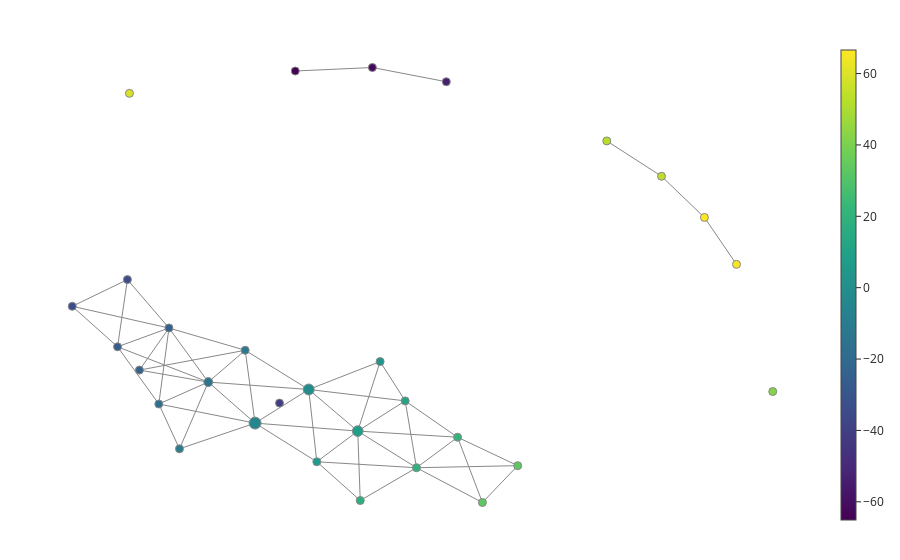

The notebook cell saved with this chart:
### Code cell
#data, _ = datasets.make_circles(n_samples=5000, noise=0.05, factor=0.3, random_state=42)

filter_func = Projection(columns=[0, 1])
cover = CubicalCover(n_intervals=10, overlap_frac=0.3)
clusterer = DBSCAN(eps=5)

n_jobs = 1

pipe = make_mapper_pipeline(
    filter_func=filter_func,
    cover=cover,
    clusterer=clusterer,
    verbose=False,
    n_jobs=n_jobs,
)

pca = PCA(n_components=1)

fig = plot_static_mapper_graph(
    pipe, data, color_data=data, color_features=pca
)
fig.show(config={'scrollZoom': True})

df = pd.DataFrame(data, columns=["x", "y"])

graph = pipe.fit_transform(data)

node_id = 27
node_elements = graph.vs["node_elements"]

print(f"""
Node ID: {node_id}
Node elements: {node_elements[node_id]}
Data points: {data[node_elements[node_id]]}
""")

### Figure 1 — Plotly figure (JSON) as saved in the notebook; plotly's stock layout.template omitted (floating-point values rounded to 4 significant figures; data arrays with more than 128 entries replaced by an {"elided": "..."} marker saying what was removed)
{"data": [{"hoverinfo": "none", "line": {"color": "#888", "width": 1}, "mode": "lines", "name": "edge_trace", "type": "scatter", "uid": "556a2fe0-6c46-480c-9509-0a9994e8160a", "x": {"elided": "162 float values"}, "y": {"elided": "162 float values"}}, {"hoverinfo": "text", "hovertext": ["Node ID: 0<br>Pullback set label: 26<br>Partial cluster label: 0<br>Node size: 6<br>Summary statistic: 52.4", "Node ID: 1<br>Pullback set label: 29<br>Partial cluster label: 0<br>Node size: 10<br>Summary statistic: 53.5", "Node ID: 2<br>Pullback set label: 17<br>Partial cluster label: 0<br>Node size: 198<br>Summary statistic: 7.92", "Node ID: 3<br>Pullback set label: 18<br>Partial cluster label: 0<br>Node size: 206<br>Summary statistic: -0.922", "Node ID: 4<br>Pullback set label: 23<br>Partial cluster label: 0<br>Node size: 40<br>Summary statistic: 11.8", "Node ID: 5<br>Pullback set label: 12<br>Partial cluster label: 0<br>Node size: 138<br>Summary statistic: -13.8", "Node ID: 6<br>Pullback set label: 10<br>Partial cluster label: 0<br>Node size: 94<br>Summary statistic: 6.01", "Node ID: 7<br>Pullback set label: 11<br>Partial cluster label: 0<br>Node size: 249<br>Summary statistic: -3.83", "Node ID: 8<br>Pullback set label: 19<br>Partial cluster label: 0<br>Node size: 41<br>Summary statistic: -11.7", "Node ID: 9<br>Pullback set label: 5<br>Partial cluster label: 0<br>Node size: 24<br>Summary statistic: -8.59", "Node ID: 10<br>Pullback set label: 6<br>Partial cluster label: 0<br>Node size: 44<br>Summary statistic: -16.4", "Node ID: 11<br>Pullback set label: 16<br>Partial cluster label: 0<br>Node size: 58<br>Summary statistic: 19.3", "Node ID: 12<br>Pullback set label: 22<br>Partial cluster label: 0<br>Node size: 24<br>Summary statistic: 21.1", "Node ID: 13<br>Pullback set label: 3<br>Partial cluster label: -1<br>Node size: 8<br>Summary statistic: -62.1", "Node ID: 14<br>Pullback set label: 13<br>Partial cluster label: 0<br>Node size: 29<br>Summary statistic: -24.8", "Node ID: 15<br>Pullback set label: 20<br>Partial cluster label: -1<br>Node size: 4<br>Summary statistic: -23.6", "Node ID: 16<br>Pullback set label: 24<br>Partial cluster label: 0<br>Node size: 8<br>Summary statistic: 3.41", "Node ID: 17<br>Pullback set label: 4<br>Partial cluster label: -1<br>Node size: 2<br>Summary statistic: -65.1", "Node ID: 18<br>Pullback set label: 7<br>Partial cluster label: 0<br>Node size: 17<br>Summary statistic: -26.3", "Node ID: 19<br>Pullback set label: 8<br>Partial cluster label: -1<br>Node size: 2<br>Summary statistic: -34.1", "Node ID: 20<br>Pullback set label: 9<br>Partial cluster label: 0<br>Node size: 14<br>Summary statistic: 17.5", "Node ID: 21<br>Pullback set label: 1<br>Partial cluster label: -1<br>Node size: 3<br>Summary statistic: 42.3", "Node ID: 22<br>Pullback set label: 15<br>Partial cluster label: -1<br>Node size: 4<br>Summary statistic: 33.1", "Node ID: 23<br>Pullback set label: 21<br>Partial cluster label: 0<br>Node size: 5<br>Summary statistic: 33.2", "Node ID: 24<br>Pullback set label: 28<br>Partial cluster label: -1<br>Node size: 6<br>Summary statistic: 66.6", "Node ID: 25<br>Pullback set label: 0<br>Partial cluster label: -1<br>Node size: 1<br>Summary statistic: 59.2", "Node ID: 26<br>Pullback set label: 2<br>Partial cluster label: -1<br>Node size: 1<br>Summary statistic: -54.0", "Node ID: 27<br>Pullback set label: 14<br>Partial cluster label: -1<br>Node size: 1<br>Summary statistic: -34.1", "Node ID: 28<br>Pullback set label: 25<br>Partial cluster label: -1<br>Node size: 3<br>Summary statistic: 65.1", "Node ID: 29<br>Pullback set label: 27<br>Partial cluster label: -1<br>Node size: 2<br>Summary statistic: -41.1"], "marker": {"color": [52.36, 53.55, 7.92, -0.9225, 11.76, -13.76, 6.014, -3.826, -11.68, -8.592, -16.41, 19.31, 21.1, -62.1, -24.84, -23.63, 3.405, -65.1, -26.34, -34.13, 17.54, 42.28, 33.1, 33.19, 66.6, 59.23, -54.02, -34.11, 65.13, -41.07], "colorbar": {"thickness": 15, "title": {"side": "right", "text": ""}, "xanchor": "left"}, "colorscale": [[0, "#440154"], [0.1111, "#482878"], [0.2222, "#3e4989"], [0.3333, "#31688e"], [0.4444, "#26828e"], [0.5556, "#1f9e89"], [0.6667, "#35b779"], [0.7778, "#6ece58"], [0.8889, "#b5de2b"], [1, "#fde725"]], "line": {"color": "#888", "width": 1}, "opacity": 1, "reversescale": false, "showscale": true, "size": [6, 10, 198, 206, 40, 138, 94, 249, 41, 24, 44, 58, 24, 8, 29, 4, 8, 2, 17, 2, 14, 3, 4, 5, 6, 1, 1, 1, 3, 2], "sizemin": 4, "sizemode": "area", "sizeref": 3.458}, "mode": "markers", "name": "node_trace", "type": "scatter", "uid": "20ccdeba-9bbc-46bf-94da-7a5110b6135a", "x": [3.554, 4.139, 0.8879, 0.3632, 1.396, -0.7117, 0.4499, -0.2109, -0.3167, -1.02, -1.241, 1.517, 1.956, 1.044, -1.133, -1.449, 1.127, 0.2192, -1.683, -1.577, 0.9146, 5.33, 2.6, 2.222, 4.599, -1.556, 1.836, -2.168, 4.942, 0.05061], "y": [3.995, 3.43, -0.6487, 0.01704, -0.1655, 0.1355, -1.14, -0.5213, 0.6449, -0.9327, -0.2154, -1.235, -0.7473, 5.17, 1.001, 0.3271, 0.4635, 5.114, 0.7003, 1.775, -1.76, -0.01593, -1.203, -1.792, 2.771, 4.757, 4.942, 1.348, 2.02, -0.2007]}], "layout": {"autosize": false, "hovermode": "closest", "margin": {"b": 20, "l": 5, "r": 5, "t": 40}, "showlegend": false, "title": {"text": ""}, "xaxis": {"showgrid": false, "showline": false, "showticklabels": false, "ticks": "", "title": {"text": ""}, "zeroline": false}, "yaxis": {"showgrid": false, "showline": false, "showticklabels": false, "ticks": "", "title": {"text": ""}, "zeroline": false}}}
